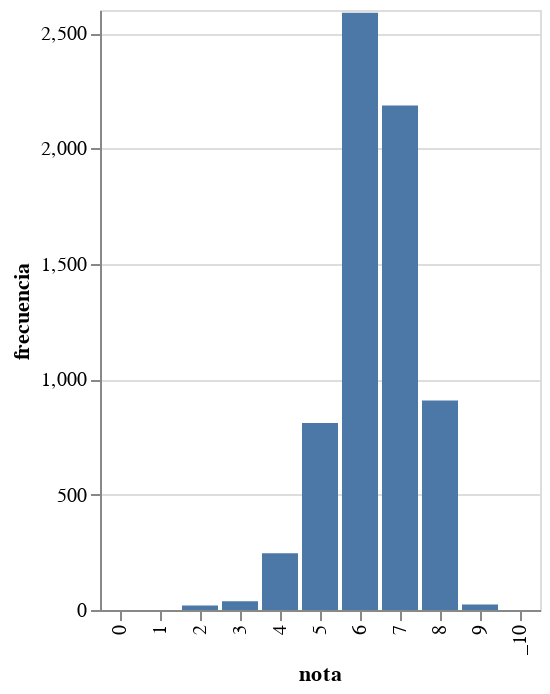

The cell this chart's notebook holds for it:
### Code cell
import altair as alt

source = pd.DataFrame({
    'nota': ['0', '1', '2', '3', '4', '5', '6', '7', '8', '9', "_10" ],
    'frecuencia': [0, 0, 20, 38, 246, 810, 2588, 2186, 908, 24, 0]
})

alt.Chart(source).mark_bar().encode(
    x='nota',
    y='frecuencia'
)

### Figure 1 — Vega-Lite specification as saved in the notebook (floating-point values rounded to 4 significant figures)
{"config": {"view": {"continuousWidth": 400, "continuousHeight": 300}}, "data": {"name": "data-3b8a0a89762d1fd66db3e093b65a990d"}, "mark": "bar", "encoding": {"x": {"type": "nominal", "field": "nota"}, "y": {"type": "quantitative", "field": "frecuencia"}}, "$schema": "https://vega.github.io/schema/vega-lite/v4.0.2.json", "datasets": {"data-3b8a0a89762d1fd66db3e093b65a990d": [{"nota": "0", "frecuencia": 0}, {"nota": "1", "frecuencia": 0}, {"nota": "2", "frecuencia": 20}, {"nota": "3", "frecuencia": 38}, {"nota": "4", "frecuencia": 246}, {"nota": "5", "frecuencia": 810}, {"nota": "6", "frecuencia": 2588}, {"nota": "7", "frecuencia": 2186}, {"nota": "8", "frecuencia": 908}, {"nota": "9", "frecuencia": 24}, {"nota": "_10", "frecuencia": 0}]}}
